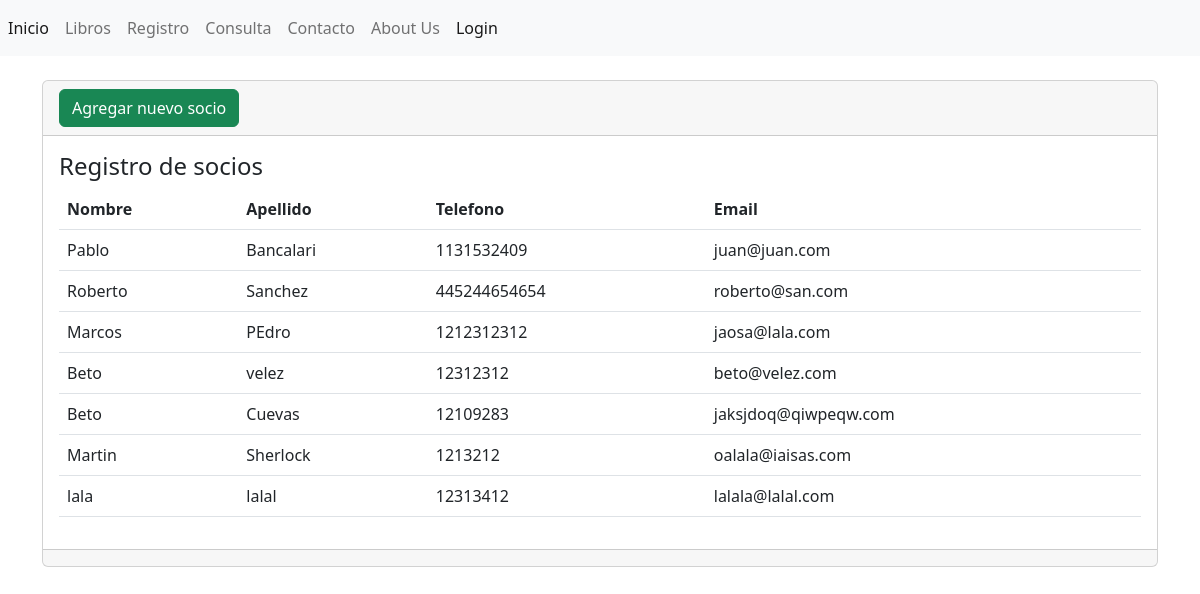
/registro/, run on an earlier commit of the app's database.
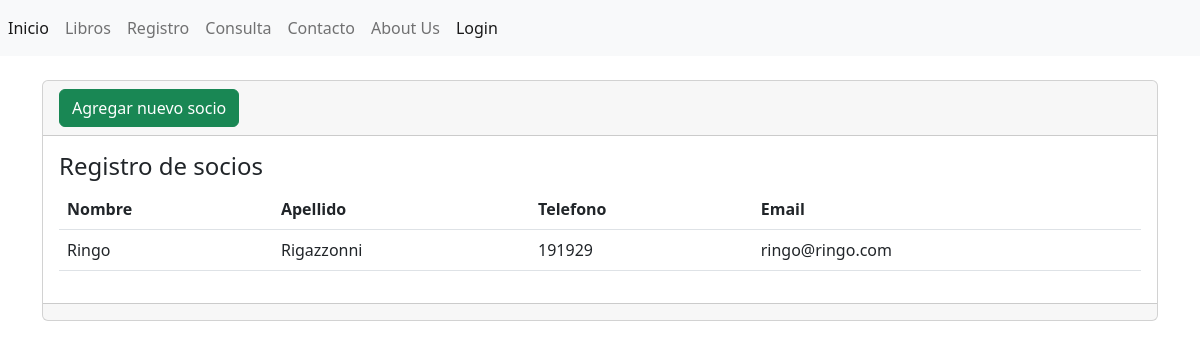
And on a later commit of the database.
### AppIntermedio/models.py (models this page shows, shortened)
class Registro(models.Model):
    nombre = models.CharField(max_length=100, verbose_name='NOMBRE')
    apellido = models.CharField(max_length=100, verbose_name='APELLIDO')
    telefono = models.IntegerField(verbose_name='TELEFONO DE CONTACTO')
    email = models.EmailField(verbose_name="E-MAIL")

### AppIntermedio/views.py (the view)
# urls.py: path('registro/', registro, name='registro'),
def registro(request):
    registro = Registro.objects.all()
    return render(request,"registro/registro.html", {'registro': registro})

### AppIntermedio/templates/Registro/registro.html (shortened to what this page needs)
{% extends "base.html" %}
{% block contenido %}
<div class="card">
    <div class="card-header">
        <a name="" id="" class="btn btn-success" href="{% url 'crearsocio' %}" role="button">Agregar nuevo socio</a>
    </div>
    <div class="card-body">
        <h4 class="card-title">Registro de socios</h4>
        <table class="table">
            <thead>
                <tr>
                    <th>Nombre</th>
                    <th>Apellido</th>
                    <th>Telefono</th>
                    <th>Email</th>
                </tr>
            </thead>
            <tbody>
                {% for registro in registro %}
                <tr>
                    <td> {{ registro.nombre }} </td>
                    <td> {{ registro.apellido }} </td>
                    <td> {{ registro.telefono }} </td>
                    <td> {{ registro.email }} </td>
                </tr>
                {% endfor %}
            </tbody>
        </table>
    </div>
    <div class="card-footer text-muted">
    </div>
</div>
{% endblock %}

### AppIntermedio/templates/base.html (shortened to what this page needs)
{% load static %}
<!doctype html>
<html lang="en">
  <head>
    <link rel="stylesheet" href="https://cdn.jsdelivr.net/npm/bootstrap@5.2.0-beta1/dist/css/bootstrap.min.css">
  </head>
  <body>
     <nav class="navbar navbar-expand navbar-light bg-light">
         <div class="nav navbar-nav">
             <a class="nav-item nav-link active" href="{% url 'inicio' %}">Inicio </a>
             <a class="nav-item nav-link" href="{% url 'libros' %}">Libros</a>
             <a class="nav-item nav-link" href="{% url 'registro' %}">Registro</a>
             <a class="nav-item nav-link" href="{% url 'consulta' %}">Consulta</a>
             <a class="nav-item nav-link" href="{% url 'contacto' %}">Contacto</a>
             <a class="nav-item nav-link" href="{% url 'about' %}">About Us</a>
             <a class="nav-item nav-link active" href="{% url 'login' %}">Login </a>
         </div>
     </nav>
    <div class="container">
        <div class="row">
            <div class="col-12">
              <br/>
                {% block contenido %} {% endblock %}
            </div>
        </div>
    </div>
  </body>
</html>

What changed in the data, as far as the page shows it:
removed Registro: nombre "Pablo", apellido "Bancalari", telefono "1131532409", email "juan@juan.com"
removed Registro: nombre "Roberto", apellido "Sanchez", telefono "445244654654", email "roberto@san.com"
removed Registro: nombre "Marcos", apellido "PEdro", telefono "1212312312", email "jaosa@lala.com"
removed Registro: nombre "Beto", apellido "velez", telefono "12312312", email "beto@velez.com"
removed Registro: nombre "Beto", apellido "Cuevas", telefono "12109283", email "jaksjdoq@qiwpeqw.com"
removed Registro: nombre "Martin", apellido "Sherlock", telefono "1213212", email "oalala@iaisas.com"
removed Registro: nombre "lala", apellido "lalal", telefono "12313412", email "lalala@lalal.com"
added Registro: nombre "Ringo", apellido "Rigazzonni", telefono "191929", email "ringo@ringo.com"
